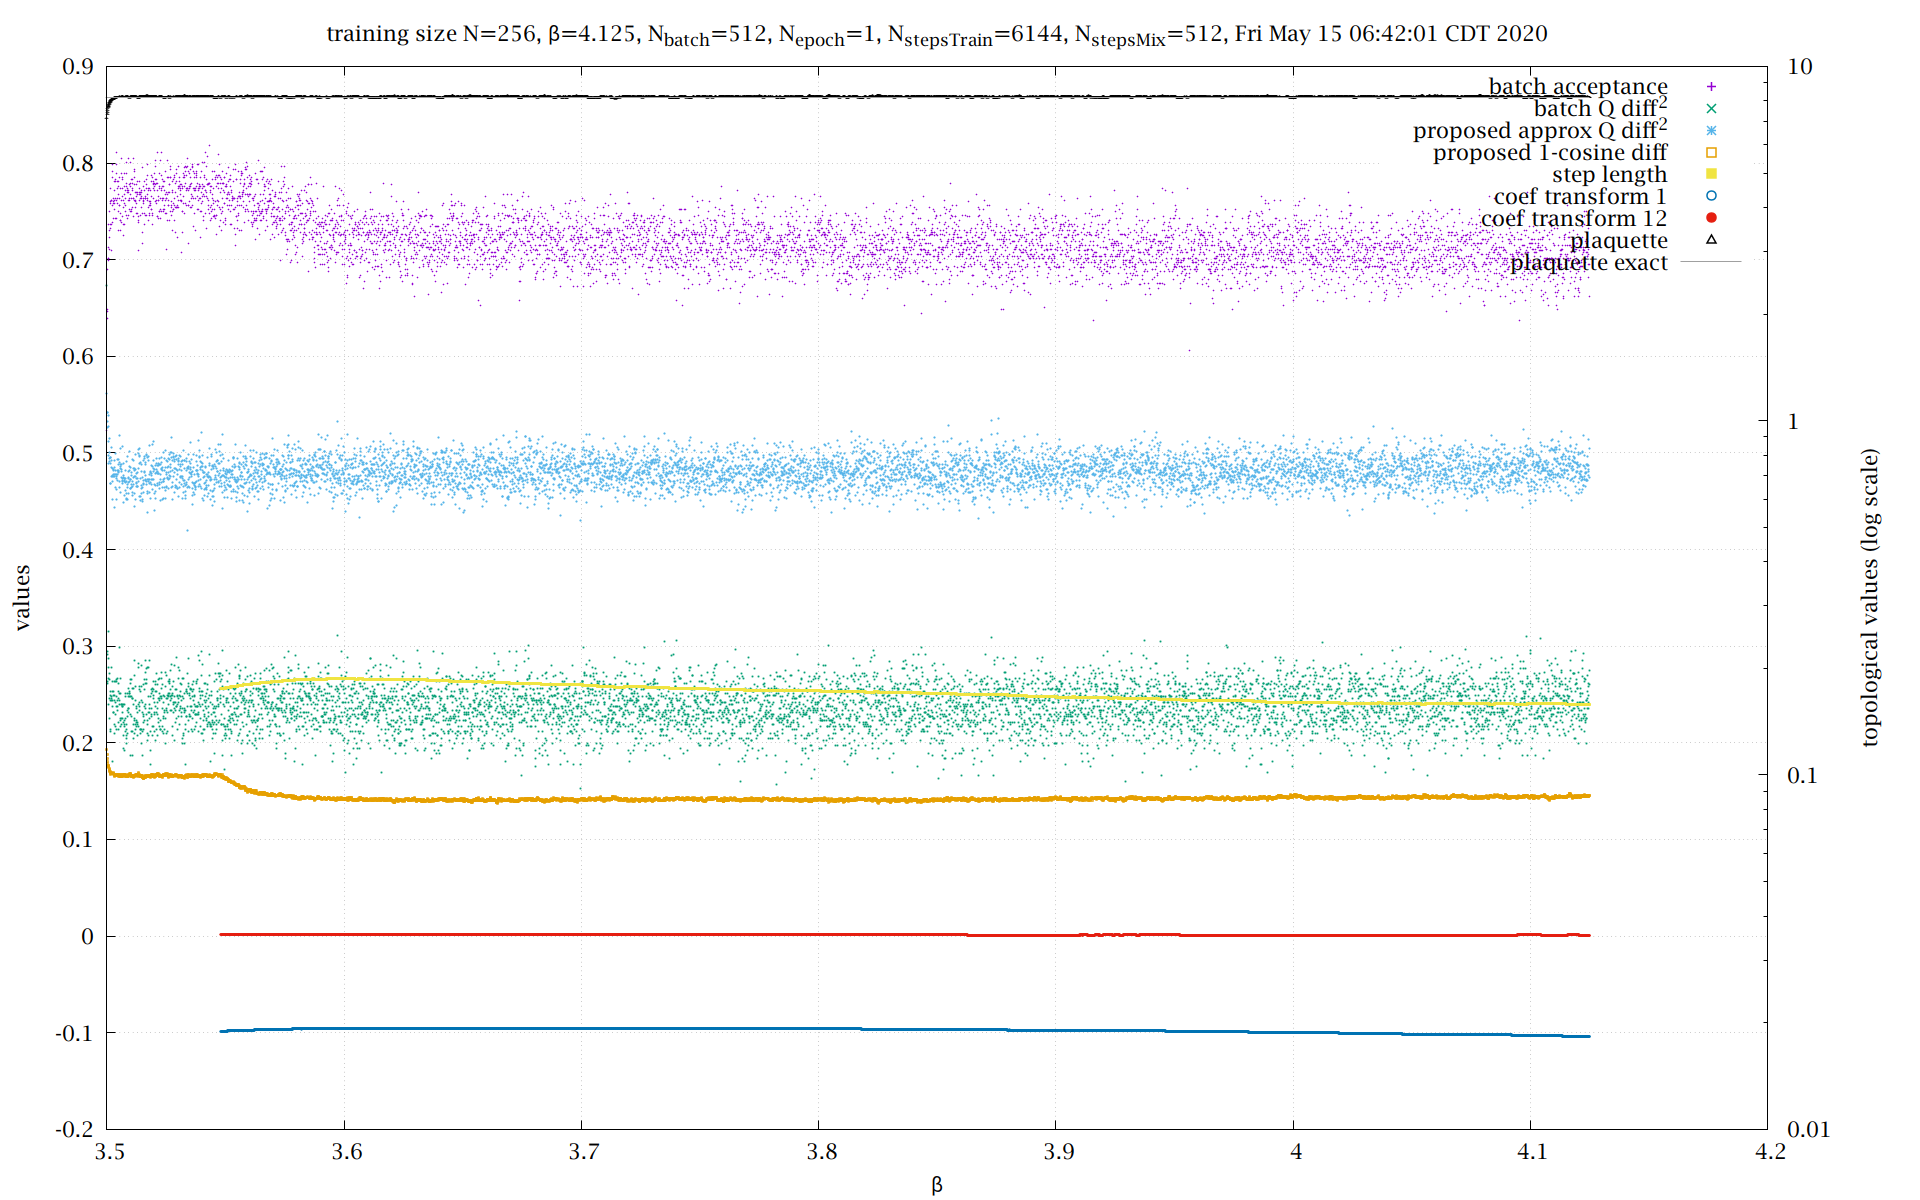

Write the gnuplot code that produced this figure.
#!/usr/bin/env gnuplot
set term pngcairo size 1920,1200 font "Lucida Bright OT,16"
set output ARG0[*:strlen(ARG0)-2].'png'
beta0='3.5'
beta='4.125'
batch=512
epoch=1
stepsTrain=6144
stepsMix=512

steps=stepsTrain+stepsMix
file=ARG0[*:strlen(ARG0)-2].'log'

j(ex)="<jconsole -js 'exit echo ".ex."'"
$plaq<<e
(,: 1 bi % 0 bi=:1 : '"'"'(i.0) H. (1+m)@(0.25&*)@*: * ^&m@-: % (!m)"_'"'"')
e
plaqStep=j('($~2,~2%~#),|:(,~(e%~b,0)-~])' . $plaq[1] .beta0.'+(b=:'.beta.'-'.beta0.')*e%~>:i.e=:'.epoch)
steptobeta(n)=beta0+(beta-beta0)*n/steps/epoch
steptobetaT(n)=beta0+(beta-beta0)*((1+int(n/stepsTrain))*stepsMix+n)/steps/epoch
#betatostep(b) = (b-beta0)*steps*epoch/(beta-beta0)
#step(n) = n
#stepT(n) = n+stepsMix

set pointsize 0.25

set log y2
set ytics nomirror
set y2tics nomirror
set autoscale  y
set autoscale y2
set grid

set title 'training size N=256, β=' . beta . ', N_{batch}=' . batch . ', N_{epoch}=' . epoch . ', N_{stepsTrain}=' . stepsTrain . ', N_{stepsMix}='. stepsMix . ', ' . system('date -r '.file)
#set xlabel 'β'
set xlabel 'β'
set ylabel 'values'
set y2label 'topological values (log scale)'

do for [i=1:20] { eval 'st'.i.'="w p lc '.i.' pt '.i.' notitle, 1/0 w p lc '.i.' pt '.i.' lw 1.5 ps 1.5 t"' }
plot \
	"<sed '1,/done pre/d' ".file." | awk -F '[][,: ]*' '/^accept/{print $2}' " u (steptobeta($0)):1 @st1 'batch acceptance', \
	"<sed '1,/done pre/d' ".file." | awk -F '[][,: ]*' '/^topo:/{x=0;for(i=2;i<NF;++i){qq[i]=$i;x+=(qo[i]-qq[i])**2}print x/(NF-2); for(i in qq)qo[i]=qq[i]}' " u (steptobeta($0)):1 axes x1y2 @st2 'batch Q diff^2', \
	"<sed '1,/done pre/d' ".file." | awk -F '[][,: ]*' '/^topoDiff/{print $2}' " u (steptobeta($0)):1 axes x1y2 @st3 'proposed approx Q diff^2', \
	"<sed '1,/done pre/d' ".file." | awk -F '[][,: ]*' '/^cosDiff/{print $2}' " u (steptobeta($0)):1 @st4 'proposed 1-cosine diff', \
	"<sed '1,/done pre/d' ".file." | awk -F '[][,: ]*' '/^weights/{print $2}' " u (steptobetaT($0)):1 @st5 'step length', \
	"<sed '1,/done pre/d' ".file." | awk -F '[][,: ]*' 'w==1{print $2} w>0{w--} /^weights/{w=1}' " u (steptobetaT($0)):(atan($1)/pi) @st6 'coef transform 1', \
	"<sed '1,/done pre/d' ".file." | awk -F '[][,: ]*' 'w==1{print $2} w>0{w--} /^weights/{w=12}' " u (steptobetaT($0)):(atan($1)/pi) @st7 'coef transform 12', \
	"<sed '1,/done pre/d' ".file." | awk -F '[][,: ]*' '/^plaq/{print $2}' " u (steptobeta($0)):1 @st8 'plaquette', \
	plaqStep w l lc rgb '#a0a0a0' t 'plaquette exact'
